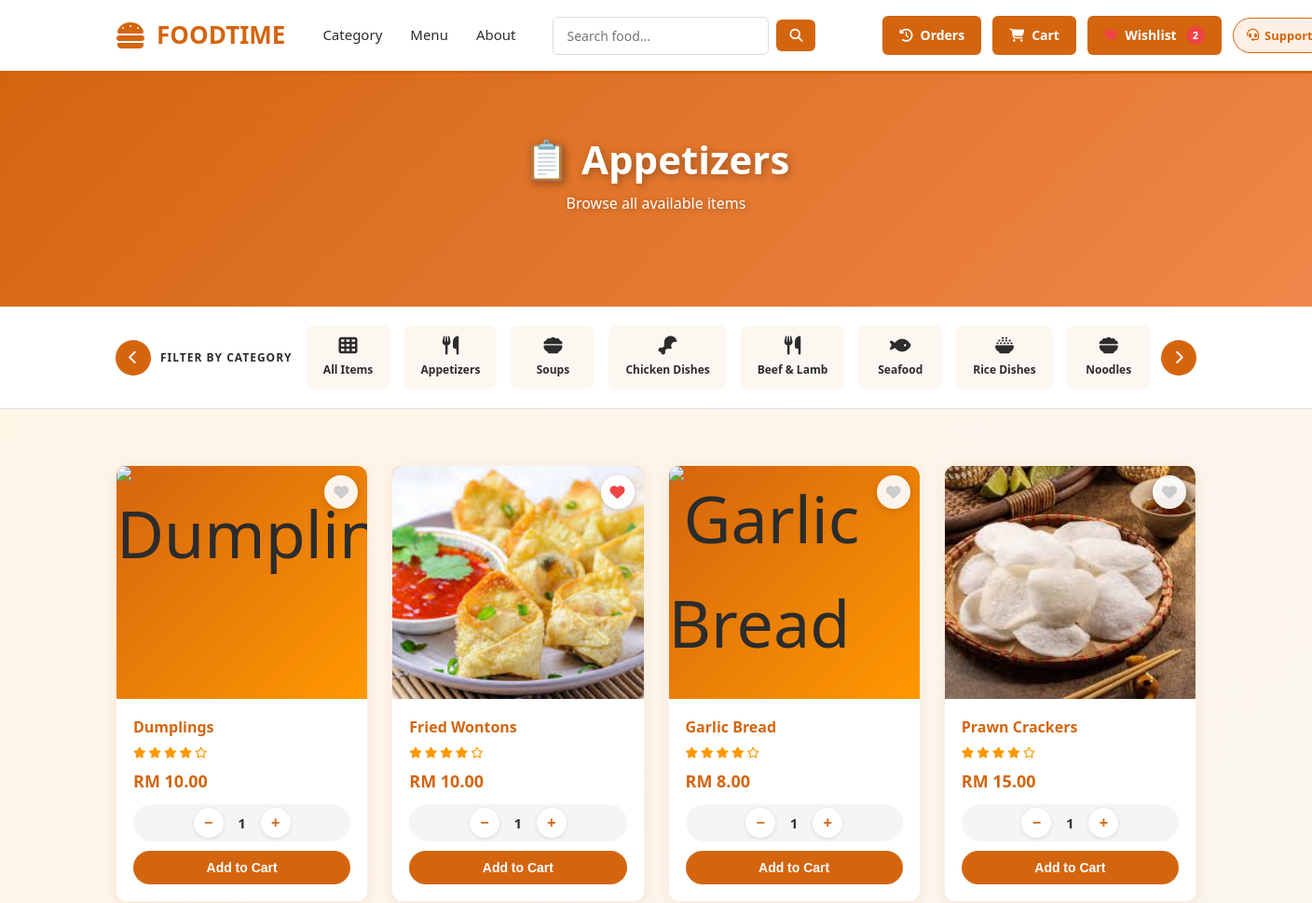
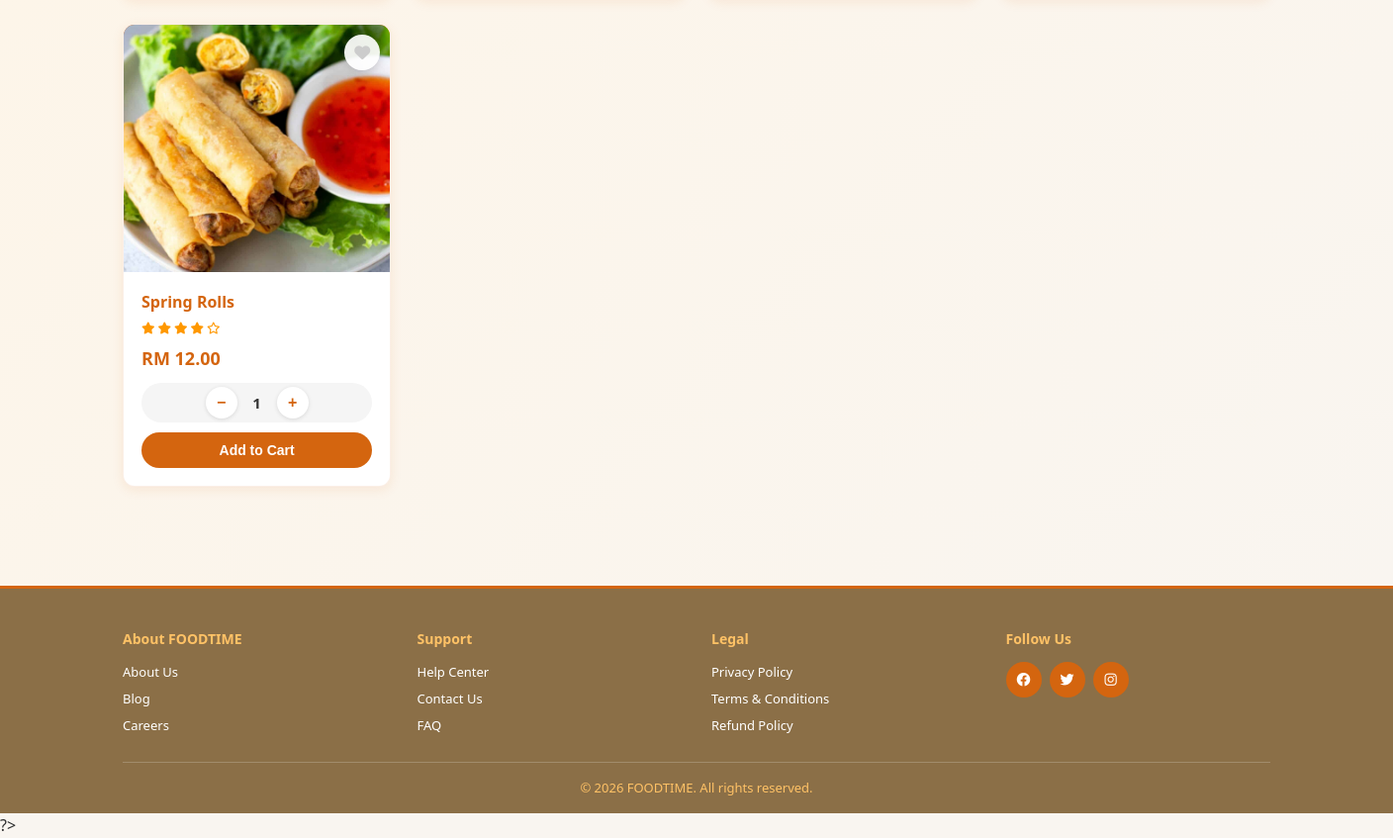
The app's page /app/menu.php?catid=CAT001 (signed in) with its own data (2 pictures, top to bottom).
### tables this page shows
CREATE TABLE `categories` (
  `categoryid` varchar(10) NOT NULL,
  `category_name` varchar(100) NOT NULL
);

CREATE TABLE `products` (
  `productid` varchar(10) NOT NULL,
  `categoryid` varchar(10) DEFAULT NULL,
  `name` varchar(100) DEFAULT NULL,
  `price` decimal(10,2) DEFAULT NULL,
  `image` varchar(255) DEFAULT NULL,
  `description` text DEFAULT NULL,
  `is_available` tinyint(1) DEFAULT 1,
  `stock` int(11) NOT NULL DEFAULT 100,
  `custom_options` longtext DEFAULT NULL CHECK (json_valid(`custom_options`))
);

### app/menu.php (the view, shortened to what this page needs)
<?php
include 'base.php';
$is_logged_in = isset($_SESSION['user_id']);
$wishlist_ids = [];
if ($is_logged_in) {
    $wl_uid  = $_SESSION['user_id'];
    $wl_stmt = mysqli_prepare($connect, "SELECT productid FROM wishlist WHERE userid = ?");
    mysqli_stmt_bind_param($wl_stmt, 's', $wl_uid);
    mysqli_stmt_execute($wl_stmt);
    $wl_res = mysqli_stmt_get_result($wl_stmt);
    while ($wl_row = mysqli_fetch_assoc($wl_res)) $wishlist_ids[] = $wl_row['productid'];
}
$catid = isset($_GET['catid']) ? mysqli_real_escape_string($connect, $_GET['catid']) : '';
$category_name = 'All Menu Items';
if ($catid === '' || $catid === 'all') {
    $products_query = "SELECT p.*, c.category_name FROM products p LEFT JOIN categories c ON p.categoryid = c.categoryid WHERE p.is_available = 1 ORDER BY p.name ASC";
} else {
    $cat_result = mysqli_query($connect, "SELECT category_name FROM categories WHERE categoryid = '$catid'");
    if ($cat_result && $row = mysqli_fetch_assoc($cat_result)) $category_name = htmlspecialchars($row['category_name']);
    $products_query = "SELECT p.*, c.category_name FROM products p LEFT JOIN categories c ON p.categoryid = c.categoryid WHERE p.categoryid = '$catid' AND p.is_available = 1 ORDER BY p.name ASC";
}
$products_result   = mysqli_query($connect, $products_query);
$categories_result = mysqli_query($connect, "SELECT * FROM categories ORDER BY categoryid ASC");
function getModalCategory($cat_name) {
    $cat_lower = strtolower($cat_name ?? '');
    return 'default';
}
function stockStatus($stock) {
    $stock = (int)$stock;
    return 'ok';
}
?>
<!DOCTYPE html>
<html lang="en">
<head>
<link rel="stylesheet" href="https://cdnjs.cloudflare.com/ajax/libs/font-awesome/6.4.0/css/all.min.css">
<link rel="stylesheet" href="css/index.css">
</head>
<body>
<header>
    <div class="container">
        <div class="navbar">
            <a href="index.php" class="logo"><i class="fas fa-burger"></i><span>FOODTIME</span></a>
            <ul class="nav-menu">
                <li><a href="index.php#categories" data-i18n="nav-category">Category</a></li>
                <li><a href="menu.php" data-i18n="nav-menu">Menu</a></li>
                <li><a href="index.php#about" data-i18n="nav-about">About</a></li>
            </ul>
            <form method="GET" action="index.php" class="search-form">
                <input type="text" name="keyword" placeholder="Search food...">
                <button type="submit" title="Search"><i class="fas fa-search"></i></button>
            </form>
            <div class="auth-buttons">
                <?php if ($is_logged_in): ?>
                    <a href="order_history.php" class="btn btn-primary"><i class="fas fa-history"></i><span data-i18n="btn-orders">Orders</span></a>
                    <a href="cart.php" class="btn btn-primary"><i class="fas fa-shopping-cart"></i><span data-i18n="btn-cart">Cart</span></a>
                    <a href="wishlist.php" class="btn btn-primary" title="My Wishlist" id="navWishlistBtn">
    <i class="fas fa-heart" style="color:#ef4444;"></i><span>Wishlist</span>
    <span id="navWishlistBadge" style="background:#ef4444;color:#fff;border-radius:50px;font-size:11px;font-weight:900;padding:1px 7px;margin-left:2px;<?php echo count($wishlist_ids) === 0 ? 'display:none;' : ''; ?>"><?php echo count($wishlist_ids); ?></span>
</a>
                    <a href="customer_chat.php" class="btn btn-chat-nav"><i class="fas fa-headset"></i><span>Support</span></a>
                <?php endif; ?>
            </div>
        </div>
    </div>
</header>
<section class="hero" style="padding:50px 0;min-height:250px;">
    <div class="container">
        <div class="hero-content">
            <h1 style="font-size:42px;margin-bottom:10px;">📋 <?php echo $category_name; ?></h1>
            <p style="font-size:16px;">Browse all available items</p>
        </div>
    </div>
</section>
<section class="categories-menu-section" id="categories">
    <div class="container">
        <div class="categories-menu-wrapper">
            <button class="menu-scroll-btn" onclick="scrollMenu('left')" type="button"><i class="fas fa-chevron-left"></i></button>
            <div class="categories-menu-container" id="categoriesMenu">
                <span class="menu-label">Filter by Category</span>
                <a href="menu.php" class="category-menu-item <?php echo ($catid === '' || $catid === 'all') ? 'active' : ''; ?>"><i class="fas fa-th"></i><span>All Items</span></a>
                <?php
                if (mysqli_num_rows($categories_result) > 0) {
                    while ($category = mysqli_fetch_assoc($categories_result)) {
                        $cat_id   = $category['categoryid'];
                        $cat_name = htmlspecialchars($category['category_name']);
                        $is_active = ($catid === $cat_id) ? 'active' : '';
                        $icons = ['Appetizers'=>'fa-utensils','Soups'=>'fa-bowl-food','Chicken Dishes'=>'fa-drumstick-bite','Beef & Lamb'=>'fa-utensils','Seafood'=>'fa-fish','Rice Dishes'=>'fa-bowl-rice','Noodles'=>'fa-bowl-food','Vegetable Dishes'=>'fa-carrot','Special'=>'fa-star','Western'=>'fa-burger','Desserts'=>'fa-cake-candles','Beverages'=>'fa-glass-water'];
                        $icon = $icons[$cat_name] ?? 'fa-utensils';
                        echo '<a href="menu.php?catid=' . $cat_id . '" class="category-menu-item ' . $is_active . '"><i class="fas ' . $icon . '"></i><span>' . $cat_name . '</span></a>';
                    }
                }
                ?>
            </div>
            <button class="menu-scroll-btn" onclick="scrollMenu('right')" type="button"><i class="fas fa-chevron-right"></i></button>
        </div>
    </div>
</section>
<section class="featured-section">
    <div class="container">
        <div class="products-grid">
            <?php
            if (mysqli_num_rows($products_result) > 0) {
                while ($product = mysqli_fetch_assoc($products_result)) {
                    $prod_id        = $product['productid'];
                    $prod_name      = htmlspecialchars($product['name']);
                    $prod_price     = number_format((float)$product['price'], 2);
                    $prod_price_raw = number_format((float)$product['price'], 2, '.', '');
                    $prod_rating    = $product['rating'] ?? 4.5;
                    $prod_modal_cat = getModalCategory($product['category_name'] ?? '');
                    $is_wishlisted  = in_array($prod_id, $wishlist_ids);
                    $prod_stock     = (int)($product['stock'] ?? 100);
                    $prod_status    = stockStatus($prod_stock);
                    $is_oos         = ($prod_status === 'out');
                    ?>
                    <div class="product-card <?php echo $is_oos ? 'out-of-stock' : ''; ?>">
                        <?php if ($is_logged_in): ?>
                            <button class="wl-heart-toggle <?php echo $is_wishlisted ? 'wishlisted' : ''; ?>" id="wlHeart_<?php echo $prod_id; ?>" onclick="toggleWishlist(event,'<?php echo $prod_id; ?>')" title="<?php echo $is_wishlisted ? 'Remove from Wishlist' : 'Add to Wishlist'; ?>" type="button"><i class="fas fa-heart"></i></button>
                        <?php else: ?>
                            <button class="wl-heart-toggle" onclick="showLoginModal()" type="button"><i class="fas fa-heart"></i></button>
                        <?php endif; ?>
                        <div class="product-image">
                        </div>
                        <div class="product-info">
                            <h3 class="product-title"><?php echo $prod_name; ?></h3>
                            <div class="product-rating">
                                <?php for ($i = 0; $i < 5; $i++): ?><i class="<?php echo $i < floor($prod_rating) ? 'fas' : 'far'; ?> fa-star"></i><?php endfor; ?>
                            </div>
                            <p class="product-price"><span class="price-tag">RM <?php echo $prod_price; ?></span></p>
                            <?php if (!$is_oos): ?>
                            <div class="quantity-controls">
                                <button class="qty-btn" type="button" onclick="changeQty(this,-1)">−</button>
                                <span class="qty-display">1</span>
                                <button class="qty-btn" type="button" onclick="changeQty(this,1)">+</button>
                            </div>
                            <button class="btn btn-small" type="button" onclick="handleAddToCartWithQty(event,'<?php echo $prod_id; ?>','<?php echo addslashes($prod_name); ?>','<?php echo $prod_price_raw; ?>','<?php echo $prod_modal_cat; ?>', this)">Add to Cart</button>
                            <?php else: ?>
                            <button class="btn btn-small" type="button" disabled style="opacity:.4;cursor:not-allowed;background:#9ca3af;margin-top:10px;">Out of Stock</button>
                            <?php endif; ?>
                        </div>
                    </div>
                    <?php
                }
            } else {
                echo '<p class="no-products" style="grid-column:1/-1;text-align:center;padding:60px 20px;">No products available in this category.</p>';
            }
            ?>
        </div>
    </div>
</section>
<footer>
    <div class="container">
        <div class="footer-grid">
            <div class="footer-section">
                <h4 data-i18n="about">About FOODTIME</h4>
                <a href="#" data-i18n="about-us">About Us</a>
                <a href="#" data-i18n="blog">Blog</a>
                <a href="#" data-i18n="careers">Careers</a>
            </div>
            <div class="footer-section">
                <h4 data-i18n="support">Support</h4>
                <a href="customer_chat.php" data-i18n="help-center">Help Center</a>
                <a href="customer_chat.php" data-i18n="contact-us">Contact Us</a>
                <a href="#" data-i18n="faq">FAQ</a>
            </div>
            <div class="footer-section">
                <h4 data-i18n="legal">Legal</h4>
                <a href="#" data-i18n="privacy-policy">Privacy Policy</a>
                <a href="#" data-i18n="terms-conditions">Terms &amp; Conditions</a>
                <a href="#" data-i18n="refund-policy">Refund Policy</a>
            </div>
            <div class="footer-section">
                <h4 data-i18n="follow-us">Follow Us</h4>
                <div class="social-links">
                    <a href="#"><i class="fab fa-facebook"></i></a>
                    <a href="#"><i class="fab fa-twitter"></i></a>
                    <a href="#"><i class="fab fa-instagram"></i></a>
                </div>
            </div>
        </div>
        <div class="footer-bottom">
            <p data-i18n="copyright">&copy; 2026 FOODTIME. All rights reserved.</p>
        </div>
    </div>
</footer>
<?php include 'customizeModal.php'; ?>
</body>
</html>

### app/menu.php (style rules this page uses)
.hero { background: linear-gradient(135deg, #d4650f 0%, #f0874a 100%) !important; }
.hero h1, .hero p { color: #fff !important; }
.btn-chat-nav { display: inline-flex; align-items: center; gap: 6px; padding: 8px 14px; border-radius: 50px; font-size: 13px; font-weight: 700; text-decoration: none; background: #fff0e6; color: #d4650f; border: 1.5px solid #d4650f; transition: background .15s, color .15s; }
.quantity-controls { display: flex; align-items: center; justify-content: center; gap: 0; background: #f5f5f5; border-radius: 25px; padding: 4px; margin-bottom: 10px; }
.qty-btn { width: 32px; height: 32px; border-radius: 50%; border: none; background: #fff; color: #d4650f; font-size: 16px; font-weight: 700; cursor: pointer; display: flex; align-items: center; justify-content: center; box-shadow: 0 1px 4px rgba(0,0,0,.12); transition: background .15s, color .15s, transform .1s; flex-shrink: 0; }
.qty-display { width: 40px; text-align: center; font-size: 15px; font-weight: 700; color: #333; background: transparent; border: none; outline: none; }
.product-card .btn-small { width: 100%; padding: 10px; border-radius: 25px; font-size: 14px; font-weight: 700; background: #d4650f; color: #fff; border: none; cursor: pointer; transition: background .15s, transform .1s; }
.product-card { position: relative; }
.wl-heart-toggle { position: absolute; top: 10px; right: 10px; z-index: 10; width: 36px; height: 36px; border-radius: 50%; border: none; background: rgba(255,255,255,0.92); box-shadow: 0 2px 8px rgba(0,0,0,0.16); display: flex; align-items: center; justify-content: center; font-size: 16px; cursor: pointer; transition: background .15s, transform .15s, color .15s; color: #ccc; }
.wl-heart-toggle.wishlisted { color: #ef4444; }

### records on screen
categories: category_name "Appetizers"
categories: category_name "Soups"
categories: category_name "Chicken Dishes"
categories: category_name "Beef & Lamb"
categories: category_name "Seafood"
categories: category_name "Rice Dishes"
categories: category_name "Noodles"
products: name "Dumplings", price "10.00"
products: name "Fried Wontons", price "10.00"
products: name "Garlic Bread", price "8.00"
products: name "Prawn Crackers", price "15.00"
products: name "Spring Rolls", price "12.00"

### other values on screen
count($wishlist_ids) "2"
